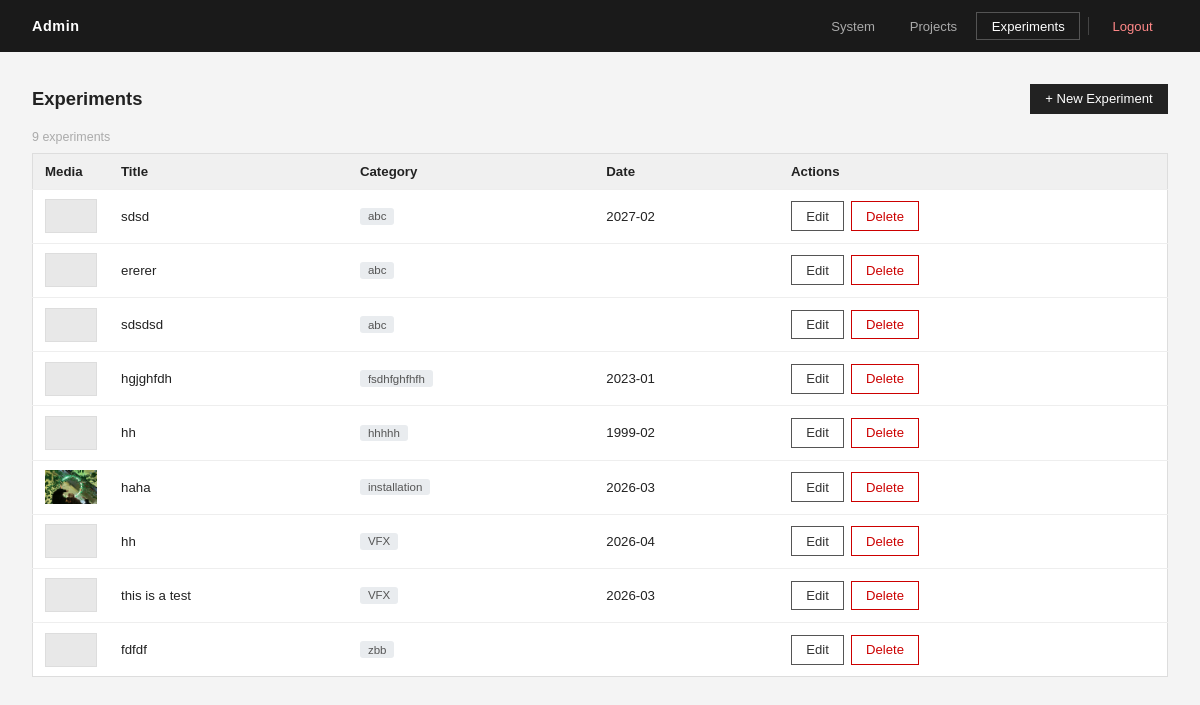
Page /admin/dashboard.php?tab=experiments (signed in) on the committed database.
### tables this page shows
CREATE TABLE experiments (
            id         INTEGER PRIMARY KEY AUTOINCREMENT,
            title      TEXT    NOT NULL,
            category   TEXT,
            date       TEXT,
            sort_order INTEGER DEFAULT 0,
            created_at TEXT,
            updated_at TEXT
        , description TEXT);

### src/experiment-model.php (called while the page is built, shortened)
<?php
require_once __DIR__ . '/media.php';
function get_all_experiments(): array {
    $db = get_db();
    return $db->query("SELECT * FROM experiments ORDER BY category COLLATE NOCASE ASC, date DESC")
              ->fetchAll(PDO::FETCH_ASSOC);
}
function list_experiment_media(int $id): array {
    return _list_media_files(get_experiment_media_path((string) $id));
}

### src/media.php (called while the page is built, shortened)
<?php
function get_experiment_media_path(string $slug): string {
    return UPLOADS_ROOT . '/experiments/' . $slug;
}
function _list_media_files(string $path): array {
    if (!is_dir($path)) return [];
    $files = [];
    $items = array_diff(scandir($path), ['.', '..']);
    foreach ($items as $item) {
        $full = "$path/$item";
        $rel = '/uploads' . substr($full, strlen(UPLOADS_ROOT));
        $rel = str_replace('\\', '/', $rel);
        $files[] = [
            'name' => $item,
            'url'  => $rel,
            'ext'  => strtolower(pathinfo($item, PATHINFO_EXTENSION)),
            'size' => filesize($full),
            'path' => $full,
        ];
    }
    return $files;
}

### public/admin/dashboard.php (the view, shortened to what this page needs)
<?php
require_once __DIR__ . '/../../src/experiment-model.php';
$tab = $_GET['tab'] ?? 'system';
$required_columns = [
    'year'         => 'TEXT',
    'subtitle'     => 'TEXT',
    'category'     => 'TEXT',
    'skillset'     => 'TEXT',
    'material'     => 'TEXT',
    'exhibition'   => 'TEXT',
    'location'     => 'TEXT',
    'sections'     => 'TEXT',
    'cover_image'  => 'TEXT',
    'video_url'    => 'TEXT',
    'is_published' => 'INTEGER DEFAULT 1',
    'created_at'   => 'TEXT',
    'updated_at'   => 'TEXT',
    'edit_count'   => 'INTEGER DEFAULT 0',
    'sort_order'   => 'INTEGER DEFAULT 0',
];
$migration_results = [];
$migration_ran     = false;
$db_path      = get_db_path();
$db_dir       = dirname($db_path);
$db_exists    = file_exists($db_path);
$db_readable  = $db_exists && is_readable($db_path);
$db_writable  = $db_exists && is_writable($db_path);
$dir_writable = is_writable($db_dir);
$write_test_ok  = false;
$write_test_err = '';
$tmp = $db_dir . '/_write_test_' . time() . '.tmp';
try {
    $r = file_put_contents($tmp, 'test');
    if ($r !== false) { $write_test_ok = true; unlink($tmp); }
    else { $write_test_err = 'file_put_contents returned false'; }
} catch (Throwable $e) { $write_test_err = $e->getMessage(); }
$sqlite_write_ok  = false;
$sqlite_write_err = '';
if ($db_exists) {
    try {
        $sqlite_write_ok = true;
    } catch (Throwable $e) { $sqlite_write_err = $e->getMessage(); }
}
$col_names = [];
if ($db_exists) {
    try {
        $db = get_db();
        $all_columns = $db->query("PRAGMA table_info(projects)")->fetchAll(PDO::FETCH_ASSOC);
        $col_names   = array_column($all_columns, 'name');
    } catch (Throwable $e) {}
}
$needs_migration = !empty(array_diff(array_keys($required_columns), $col_names));
$sys_healthy = $db_exists && $db_readable && $db_writable && $dir_writable && $sqlite_write_ok && !$needs_migration;
$all_experiments = ($tab === 'experiments') ? get_all_experiments() : [];
?>
<!DOCTYPE html>
<html lang="en">
<head>
</head>
<body>
<nav class="topnav">
    <a href="/admin/dashboard.php" class="topnav-brand">Admin</a>
    <div class="topnav-right">
        <a href="/admin/dashboard.php?tab=system"      class="tab-btn <?= $tab==='system'      ? 'active':'' ?>">System</a>
        <a href="/admin/dashboard.php?tab=projects"    class="tab-btn <?= $tab==='projects'    ? 'active':'' ?>">Projects</a>
        <a href="/admin/dashboard.php?tab=experiments" class="tab-btn <?= $tab==='experiments' ? 'active':'' ?>">Experiments</a>
        <a href="/admin/logout.php" class="tab-btn tab-btn-danger">Logout</a>
    </div>
</nav>
<div class="page">
<?php  if ($tab === 'system'): ?>
<div class="status-bar">
    <div class="dot <?= $sys_healthy ? 'dot-ok' : ($needs_migration ? 'dot-warn' : 'dot-err') ?>"></div>
    <span style="font-size:0.9rem">
        <?php if ($sys_healthy): ?>
            <span class="ok">All systems operational</span>
        <?php elseif (!$sqlite_write_ok): ?>
            <span class="err">Database is read-only — create, edit, delete will fail</span>
        <?php elseif ($needs_migration): ?>
            <span class="warn">Schema out of date — run migration below</span>
        <?php else: ?>
            <span class="err">Issues detected — see details below</span>
        <?php endif; ?>
    </span>
</div>
<div class="sys-grid">
    <div class="sys-card">
        <h2>Database</h2>
        <div class="sys-row"><span class="sys-key">Path</span><span style="font-size:0.75rem;color:#888;word-break:break-all;text-align:right;max-width:240px"><?= htmlspecialchars(basename($db_path)) ?></span></div>
        <div class="sys-row"><span class="sys-key">Exists</span>   <span><?= $db_exists   ? '<span class="ok">YES</span>' : '<span class="err">NO</span>' ?></span></div>
        <div class="sys-row"><span class="sys-key">Readable</span> <span><?= $db_readable  ? '<span class="ok">YES</span>' : '<span class="err">NO</span>' ?></span></div>
        <div class="sys-row"><span class="sys-key">Writable</span> <span><?= $db_writable  ? '<span class="ok">YES</span>' : '<span class="err">NO</span>' ?></span></div>
        <div class="sys-row"><span class="sys-key">Dir writable</span><span><?= $dir_writable ? '<span class="ok">YES</span>' : '<span class="err">NO</span>' ?></span></div>
    </div>
    <div class="sys-card">
        <h2>Write Tests</h2>
        <div class="sys-row">
            <span class="sys-key">Directory write</span>
            <span><?= $write_test_ok   ? '<span class="ok">PASSED</span>' : '<span class="err">FAILED</span>' ?></span>
        </div>
        <div class="sys-row">
            <span class="sys-key">SQLite write</span>
            <span><?= $sqlite_write_ok ? '<span class="ok">PASSED</span>' : '<span class="err">FAILED</span>' ?></span>
        </div>
        <?php if (!$write_test_ok):    ?><div class="sys-row"><span class="sys-key" style="color:#c00">Error</span><span style="font-size:0.75rem;color:#c00"><?= htmlspecialchars($write_test_err)   ?></span></div><?php endif; ?>
        <?php if (!$sqlite_write_ok):  ?><div class="sys-row"><span class="sys-key" style="color:#c00">Error</span><span style="font-size:0.75rem;color:#c00"><?= htmlspecialchars($sqlite_write_err) ?></span></div><?php endif; ?>
    </div>
    <div class="sys-card" style="grid-column: 1 / -1">
        <h2>Schema — projects table (<?= count($col_names) ?> columns present)</h2>
        <table class="col-table">
            <tr>
                <?php
                $chunks = array_chunk(array_keys($required_columns), (int)ceil(count($required_columns)/2));
                foreach ($chunks as $chunk): ?>
                <td style="vertical-align:top;width:50%;padding-right:1rem">
                    <?php foreach ($chunk as $col): ?>
                    <div class="sys-row">
                        <span class="sys-key"><?= htmlspecialchars($col) ?></span>
                        <?php if (in_array($col, $col_names, true)): ?>
                            <span class="col-ok">present</span>
                        <?php else: ?>
                            <span class="col-missing">MISSING</span>
                        <?php endif; ?>
                    </div>
                    <?php endforeach; ?>
                </td>
                <?php endforeach; ?>
            </tr>
        </table>
    </div>
</div>
<div class="sys-migrate-card">
    <h2 style="font-size:0.7rem;text-transform:uppercase;letter-spacing:.08em;color:#888;margin-bottom:0.9rem;padding-bottom:0.4rem;border-bottom:1px solid #eee">Schema Migration</h2>
    <?php if ($migration_ran): ?>
    <table class="col-table" style="margin-bottom:1rem">
        <?php foreach ($migration_results as $r): ?>
        <tr>
            <td style="width:60px">
                <?php if ($r['status']==='added'): ?><span class="m-added">added</span>
                <?php elseif ($r['status']==='skip'): ?><span class="m-skip">skip</span>
                <?php else: ?><span class="m-error">error</span><?php endif; ?>
            </td>
            <td><?= htmlspecialchars($r['col']) ?> <span style="color:#bbb;font-size:0.75rem">(<?= htmlspecialchars($r['def']) ?>)</span></td>
        </tr>
        <?php endforeach; ?>
    </table>
    <?php endif; ?>
    <form method="POST">
        <input type="hidden" name="action" value="migrate">
        <button type="submit" class="migrate-btn">Run Migration</button>
    </form>
</div>
<?php  elseif ($tab === 'experiments'): ?>
<div class="section-head">
    <h1>Experiments</h1>
    <div class="section-head-right">
        <a href="/admin/experiment-create.php" class="btn btn-primary">+ New Experiment</a>
    </div>
</div>
<?php if (empty($all_experiments)): ?>
    <p style="color:#888;font-size:0.9rem">No experiments yet.</p>
<?php else: ?>
    <p style="font-size:0.78rem;color:#aaa;margin-bottom:0.6rem"><?= count($all_experiments) ?> experiments</p>
    <table>
        <thead>
            <tr>
                <th style="width:64px">Media</th>
                <th>Title</th>
                <th>Category</th>
                <th>Date</th>
                <th>Actions</th>
            </tr>
        </thead>
        <tbody>
            <?php foreach ($all_experiments as $e):
                $media = list_experiment_media((int)$e['id']);
                $thumb = null;
                foreach ($media as $f) {
                    if (in_array($f['ext'], ['jpg','jpeg','png','webp','gif'])) { $thumb = $f; break; }
                }
            ?>
            <tr>
                <td>
                    <?php if ($thumb): ?>
                        <img class="thumb" src="<?= htmlspecialchars($thumb['url']) ?>" alt="">
                    <?php else: ?>
                        <div class="thumb-placeholder"></div>
                    <?php endif; ?>
                </td>
                <td><?= htmlspecialchars($e['title']) ?></td>
                <td><span class="cat-badge"><?= htmlspecialchars($e['category'] ?? '—') ?></span></td>
                <td><?= htmlspecialchars($e['date'] ?? '—') ?></td>
                <td>
                    <div class="actions">
                        <a href="/admin/experiment-edit.php?id=<?= (int)$e['id'] ?>" class="btn">Edit</a>
                        <a href="/admin/experiment-delete.php?id=<?= (int)$e['id'] ?>" class="btn btn-danger">Delete</a>
                    </div>
                </td>
            </tr>
            <?php endforeach; ?>
        </tbody>
    </table>
<?php endif; ?>
<?php endif; ?>
</div>
</body>
</html>

### public/admin/dashboard.php (style rules this page uses)
* { box-sizing: border-box; margin: 0; padding: 0; }
body { font-family: sans-serif; background: #f4f4f4; color: #222; }
.topnav { display: flex; justify-content: space-between; align-items: center; padding: 0 2rem; height: 52px; background: #1a1a1a; color: #fff; position: sticky; top: 0; z-index: 100; }
.topnav-brand { font-size: 0.9rem; font-weight: 600; letter-spacing: .04em; color: #fff; text-decoration: none; }
.topnav-right { display: flex; align-items: center; gap: 0.25rem; }
.tab-btn { padding: 0.35rem 0.9rem; font-size: 0.82rem; text-decoration: none; color: #aaa; border: 1px solid transparent; background: none; cursor: pointer; font-family: inherit; transition: color .15s, border-color .15s; }
.tab-btn.active { color: #fff; border-color: rgba(255,255,255,0.25); }
.tab-btn-danger { color: #f88 !important; }
.page { padding: 2rem; }
a.btn { display: inline-block; padding: 0.4rem 0.9rem; font-size: 0.82rem; text-decoration: none; border: 1px solid #555; color: #333; background: #fff; }
a.btn-primary { background: #222; color: #fff; border-color: #222; }
a.btn-danger { border-color: #c00; color: #c00; }
.section-head { display: flex; justify-content: space-between; align-items: center; margin-bottom: 1rem; }
.section-head h1 { font-size: 1.15rem; }
.section-head-right { display: flex; gap: 0.5rem; align-items: center; }
table { width: 100%; border-collapse: collapse; background: #fff; border: 1px solid #ddd; }
th, td { text-align: left; padding: 0.6rem 0.75rem; border-bottom: 1px solid #eee; font-size: 0.83rem; }
th { background: #f0f0f0; font-weight: 600; }
tr:last-child td { border-bottom: none; }
.actions { display: flex; gap: 0.4rem; }
.cat-badge { display: inline-block; padding: 0.15rem 0.5rem; font-size: 0.72rem; background: #e9ecef; color: #555; border-radius: 3px; }
tbody tr { cursor: grab; user-select: none; }
.thumb { width: 52px; height: 34px; object-fit: cover; display: block; }
.thumb-placeholder { width: 52px; height: 34px; background: #e8e8e8; border: 1px solid #ddd; }

### rows in the picture
experiments: title "sdsd", category "abc", date "2027-02"
experiments: title "ererer", category "abc"
experiments: title "sdsdsd", category "abc"
experiments: title "hgjghfdh", category "fsdhfghfhfh", date "2023-01"
experiments: title "hh", category "hhhhh", date "1999-02"
experiments: title "haha", category "installation", date "2026-03"
experiments: title "hh", category "VFX", date "2026-04"
experiments: title "this is a test", category "VFX", date "2026-03"
experiments: title "fdfdf", category "zbb"

### other values in the picture
count($all_experiments) "9"
